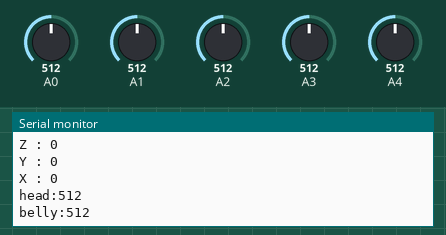
A sketch run on a simulated Arduino Uno, built with avr-gcc and run on an emulated ATmega328P. Parts: the last lines printed to the serial monitor. The test bench sets the inputs (shaded band); at power-on: A0 = 512, A1 = 512, A2 = 512, A3 = 512, A4 = 512.

Above: at 1.5 s.
1.6 s: A0 set to 716
At 2.7 s:
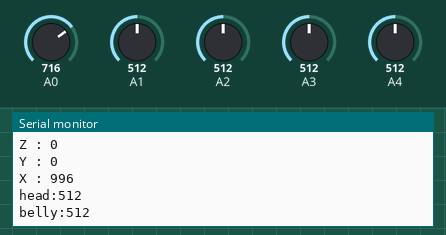
3.1 s: A1 set to 716
4.6 s: A2 set to 716
6.1 s: A3 set to 716
At 6.9 s:
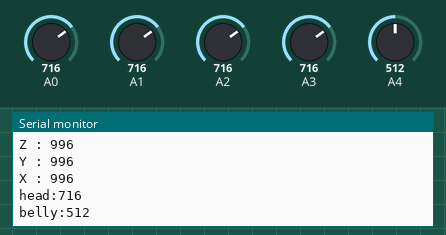
7.6 s: A4 set to 716
At 8.3 s:
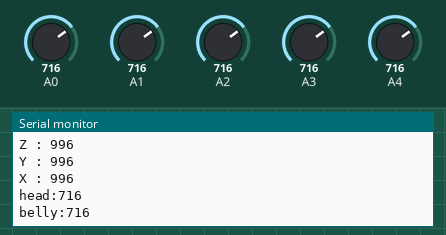
9.1 s: A0 set to 992
At 9.6 s:
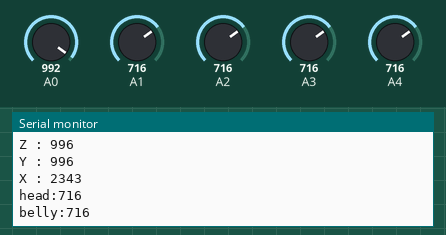
Timing chart, 0 to 11.6 s (numbered marks = the images above; inputs shaded):
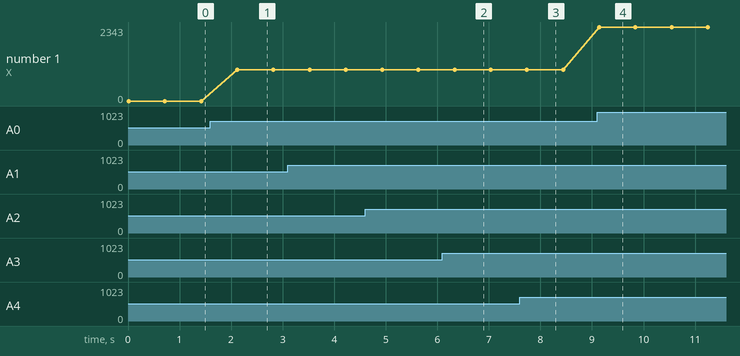

The sketch:

multi-sensor.ino
```cpp
void setup() {
  Serial.begin(9600);
}

void loop() {
  // 地球の重力である1Gの加速度(m/s^2)
  float ms2 = 9.80665;

  // 電源電圧5V時のオフセット電圧(0G = 2.5V = 2500mV)
  float offset_voltage = 2500.0;

  // XYZの電圧(mV)を取得する
  int x =  (analogRead(A0) / 1024.0) * 5.0 * 1000;
  int y =  (analogRead(A1) / 1024.0) * 5.0 * 1000;
  int z =  (analogRead(A2) / 1024.0) * 5.0 * 1000;

  // XYZからオフセット電圧を引いた電圧を求める
  x = x - offset_voltage;
  y = y - offset_voltage;
  z = z - offset_voltage;

//------感圧センサー------
   //赤、黒頭→センサー
  int head = analogRead(A3);
  //青、白→腹センサー
  int belly = analogRead(A4);
  // XYZから重力を求める
//  float xg = x / 1000.0;
//  float yg = y / 1000.0;
//  float zg = z / 1000.0;

//-----出力-----
//上下
    Serial.print("Z : ");
    Serial.println(z);
//前後
    Serial.print("Y : ");
    Serial.println(y);
//左右
    Serial.print("X : ");
    Serial.println(x);
//感圧センサー
    Serial.print("head:");
    Serial.println(head);
    Serial.print("belly:");
    Serial.println(belly);


  delay(700);
}
```

Measured:
- after the input at 1.6 s, the serial monitor: prints a new line after 0.52 s (image 1)
- after the input at 6.1 s, the serial monitor: prints a new line after 0.24 s (image 2)
- after the input at 7.6 s, the serial monitor: prints a new line after 0.16 s (image 3)
- after the input at 9.1 s, the serial monitor: prints a new line at once (image 4)
- plotted number 1: 0 → 996 after the input at 1.6 s, 996 → 2343 after the input at 9.1 s
